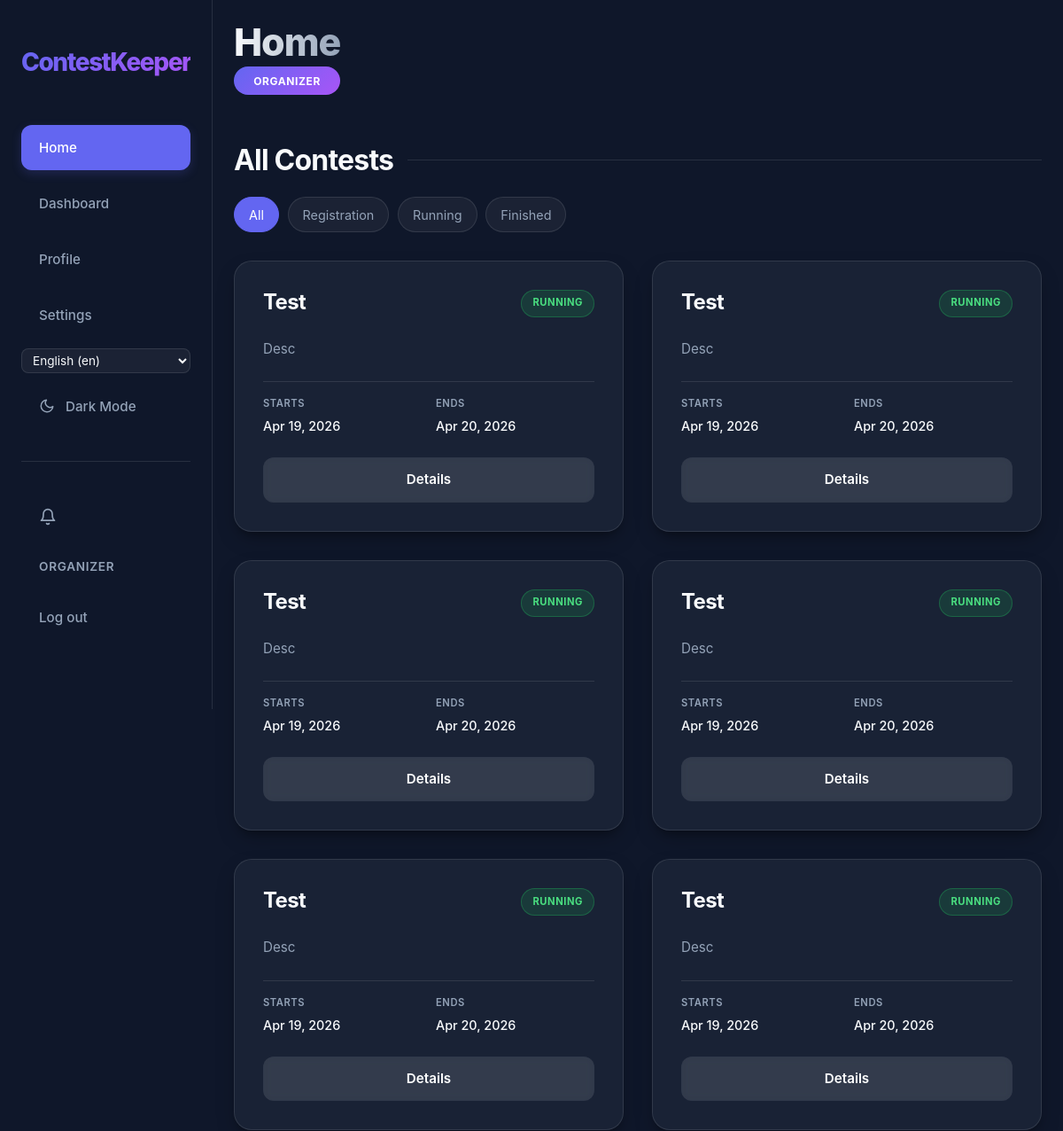
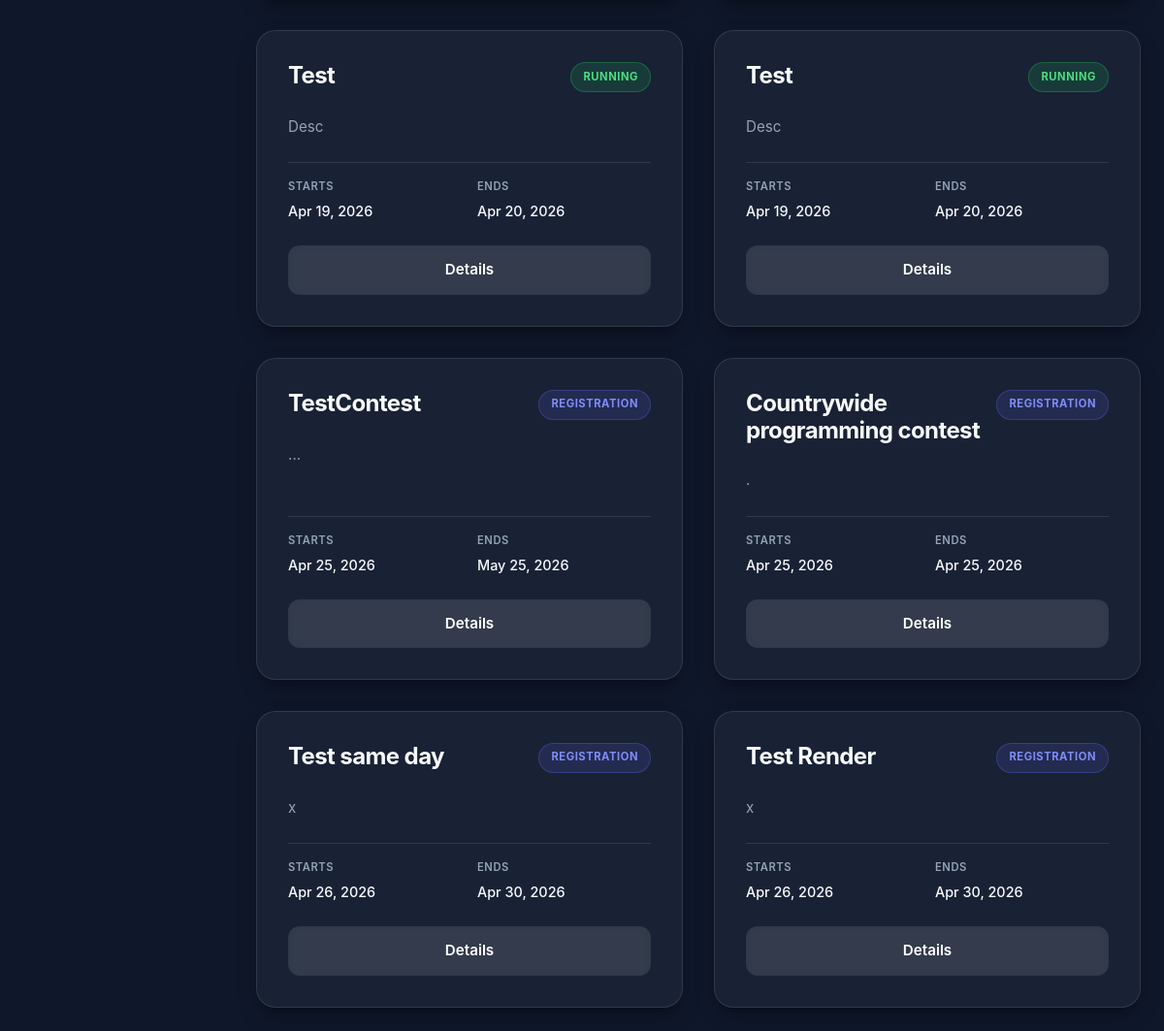
/en/ (signed in), run on an earlier commit of the app's database (2 pictures, top to bottom).
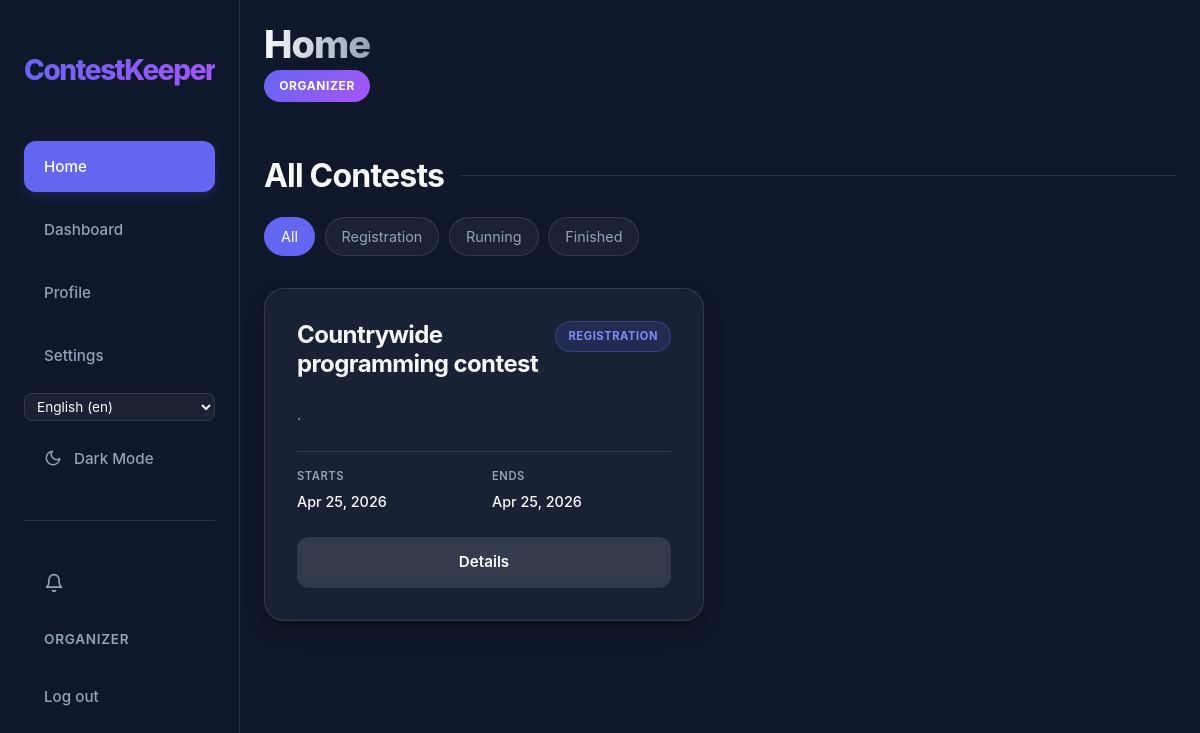
And on a later commit of the database.
### app/models.py (models this page shows, shortened)
class User(AbstractUser):
    class Role(models.TextChoices):
        ORGANIZER = "ORGANIZER", _("Organizer")
        JURY = "JURY", _("Jury")
        PARTICIPANT = "PARTICIPANT", _("Participant")
    username = models.CharField(max_length=20, unique=True)
    bio = models.CharField(max_length=200, blank=True)
    role = models.CharField(choices=Role.choices, default=Role.PARTICIPANT)
    def is_participant(self):
        return self.role == self.Role.PARTICIPANT

class Contest(models.Model):
    class Status(models.TextChoices):
        DRAFT = "DRAFT", _("Draft")
        REGISTRATION = "REGISTRATION", _("Registration")
        RUNNING = "RUNNING", _("Running")
        FINISHED = "FINISHED", _("Finished")
    name = models.CharField(max_length=100)
    description = models.TextField(max_length=500)
    registration_start = models.DateTimeField(null=True, blank=True)
    registration_end = models.DateTimeField(null=True, blank=True)
    start_date = models.DateTimeField()
    end_date = models.DateTimeField()
    max_teams = models.PositiveIntegerField(null=True, blank=True)
    format = models.CharField(max_length=50, blank=True, help_text="e.g. Online, Onsite, Hybrid")
    organizer = models.ForeignKey(User, on_delete=models.CASCADE, related_name="organized_contests", null=True, blank=True)
    status = models.CharField(choices=Status.choices, default=Status.DRAFT)
    is_draft = models.BooleanField(default=True)
    jurys = models.ManyToManyField(User, related_name="judged_contests", blank=True)
    participants = models.ManyToManyField(User, related_name="participated_contests", blank=True)
    teams = models.ManyToManyField(Team, related_name="teams_in_contests", blank=True)

### app/views/views_general.py (the view, shortened to what this page needs)
# urls.py: path("", views.HomeView.as_view(), name="home"),
class HomeView(RedirectToRegisterMixin, TemplateView):
    template_name = "app/core/index.html"
    def get_context_data(self, **kwargs):
        contests = Contest.objects.exclude(status=Contest.Status.DRAFT)
        status_filter = self.request.GET.get("status", "")
        valid_statuses = {choice for choice, _ in Contest.Status.choices if choice != Contest.Status.DRAFT}
        if status_filter in valid_statuses:
            contests = contests.filter(status=status_filter)
        else:
            status_filter = ""
        user_contest = None
        user_team = None
        active_round = None
        user = self.request.user
        return super().get_context_data(
            contests=contests.order_by("start_date", "name"),
            status_filter=status_filter,
            status_choices=[choice for choice in Contest.Status.choices if choice[0] != Contest.Status.DRAFT],
            user_contest=user_contest,
            user_team=user_team,
            active_round=active_round,
            **kwargs,
        )

### app/context_processors.py (called while the page is built)
def notification_count(request):
    if request.user.is_authenticated:
        return {
            'unread_notification_count': request.user.notifications.filter(is_read=False).count()
        }
    return {'unread_notification_count': 0}

### app/templates/app/core/index.html (shortened to what this page needs)
{% extends 'app/core/base.html' %}
{% load static i18n %}
{% block extra_css %}
<link rel="stylesheet" href="{% static 'css/core/home.css' %}">
{% endblock %}
{% block content %}
<header class="dashboard-header">
    <div class="header-left">
        <h1 id="h1">{% trans "Home" %}</h1>
        <span class="role-badge">{{ user.get_role_display }}</span>
    </div>
</header>
<section class="home-contests-section">
    <div class="home-section-header">
        <h2 class="section-title">{% trans "All Contests" %}</h2>
        <div class="filter-bar">
            <a href="{% url 'home' %}" class="filter-btn {% if not status_filter %}active{% endif %}">{% trans "All" %}</a>
            {% for value, label in status_choices %}
            <a href="{% url 'home' %}?status={{ value }}"
                class="filter-btn {% if status_filter == value %}active{% endif %}">{{ label }}</a>
            {% endfor %}
        </div>
    </div>
    <div class="contest-grid">
        {% for contest in contests %}
        <div class="contest-card">
            <div class="contest-card-header">
                <h3>{{ contest.name }}</h3>
                <span class="status-indicator status-{{ contest.status|lower }}">{{ contest.get_status_display }}</span>
            </div>
            <p class="contest-description">{{ contest.description }}</p>
            <div class="contest-details">
                <div class="detail-item">
                    <span class="label">{% trans "Starts" %}</span>
                    <span class="value">{{ contest.start_date|date:"M d, Y" }}</span>
                </div>
                <div class="detail-item">
                    <span class="label">{% trans "Ends" %}</span>
                    <span class="value">{{ contest.end_date|date:"M d, Y" }}</span>
                </div>
            </div>
            <div class="contest-actions">
                <a href="{% url 'contest_detail' contest.id %}" class="btn btn-secondary">{% trans "Details" %}</a>
            </div>
        </div>
        {% endfor %}
    </div>
</section>
{% endblock %}

### app/templates/app/core/base.html (shortened to what this page needs)
{% load static %}
{% load i18n %}
<!DOCTYPE html>
<html lang="en">
<head>
    <link rel="stylesheet" href="{% static 'css/core/common.css' %}">
    <link rel="stylesheet" href="{% static 'css/core/nav.css' %}">
    <link href="{% static 'fonts/origin.css' %}" rel="stylesheet">
    {% block extra_css %}{% endblock %}
</head>
<body>
    {% include 'app/core/nav.html' %}
    <main id="main-content" class="dashboard-container {% block main_class %}{% endblock %}">
        {% block content %}{% endblock %}
    </main>
</body>
</html>

### app/templates/app/core/nav.html (shortened to what this page needs)
{% load static i18n %}
<nav id="nav">
    <div class="nav-container">
        <a href="{% url 'home' %}" class="nav-logo">ContestKeeper</a>
        <div class="nav-links">
            <button data-url="{% url 'home' %}" class="nav-link" id="homeBtn">{% trans "Home" %}</button>
            <button data-url="{% url 'dashboard' %}" class="nav-link" id="dashboardBtn">{% trans "Dashboard" %}</button>
            <button data-url="{% url 'profile' %}" class="nav-link" id="profileBtn">{% trans "Profile" %}</button>
            <button data-url="{% url 'settings' %}" class="nav-link" id="settingsBtn">{% trans "Settings" %}</button>
            <div class="nav-lang-switcher">
                <form action="{% url 'set_language' %}" method="post" style="display: inline;">
                    <select name="language" onchange="this.form.submit()" class="nav-lang-select" aria-label="{% trans 'Select language' %}">
                        {% get_current_language as LANGUAGE_CODE %}
                        {% get_available_languages as LANGUAGES %}
                        {% get_language_info_list for LANGUAGES as languages %}
                        {% for language in languages %}
                            <option value="{{ language.code }}"{% if language.code == LANGUAGE_CODE %} selected{% endif %}>
                                {{ language.name_local }} ({{ language.code }})
                            </option>
                        {% endfor %}
                    </select>
                </form>
            </div>
            <button id="themeToggle" class="nav-link" aria-label="{% trans 'Toggle theme' %}">
                <svg id="themeIcon" width="18" height="18" viewBox="0 0 24 24" fill="none" stroke="currentColor" stroke-width="2" stroke-linecap="round" stroke-linejoin="round" style="margin-right: 0.75rem;">
                    <path d="M21 12.79A9 9 0 1 1 11.21 3 7 7 0 0 0 21 12.79z"></path>
                </svg>
                <span id="themeText">{% if request.COOKIES.theme == 'light' %}{% trans "Light Mode" %}{% else %}{% trans "Dark Mode" %}{% endif %}</span>
            </button>
            <hr class="nav-auth-divider">
            {% if user.is_authenticated %}
            <button data-url="{% url 'notification_list' %}" class="nav-link notification-btn" id="notificationsBtn" aria-label="{% trans 'Notifications' %}">
                <svg width="20" height="20" viewBox="0 0 24 24" fill="none" stroke="currentColor" stroke-width="2" stroke-linecap="round" stroke-linejoin="round">
                    <path d="M18 8A6 6 0 0 0 6 8c0 7-3 9-3 9h18s-3-2-3-9"></path>
                    <path d="M13.73 21a2 2 0 0 1-3.46 0"></path>
                </svg>
            </button>
            <span class="nav-user">{{ user.username }}</span>
            <form method="post" action="{% url 'logout' %}" class="nav-logout-form">
                <button type="submit" class="nav-link">{% trans "Log out" %}</button>
            </form>
            {% else %}
            <a href="{% url 'register' %}" class="nav-link">{% trans "Register" %}</a>
            <a href="{% url 'login' %}" class="nav-link">{% trans "Log in" %}</a>
            {% endif %}
        </div>
    </div>
</nav>

### app/static/css/core/common.css (style rules this page uses)
:root { --nav-width: 260px; --primary: #6366f1; --primary-hover: #4f46e5; --secondary: #a855f7; --bg-dark: #0f172a; --bg-card: rgba(30, 41, 59, 0.7); --text-main: #f8fafc; --text-muted: #94a3b8; --border: rgba(255, 255, 255, 0.1); --glass: rgba(255, 255, 255, 0.05); --glass-hover: rgba(255, 255, 255, 0.1); --input-bg: rgba(15, 23, 42, 0.6); --input-bg-focus: rgba(15, 23, 42, 0.8); --input-text: #ffffff; --shadow-lg: 0 10px 25px -5px rgba(0, 0, 0, 0.3), 0 8px 10px -6px rgba(0, 0, 0, 0.3); }
@media (max-width: 1200px) { :root { --nav-width: 240px; } }
* { margin: 0; box-sizing: border-box; }
html { overflow-x: clip; font-size: clamp(16px, 1vw, 5vw); }
body { background-color: var(--bg-dark); color: var(--text-main); font-family: "Inter", -apple-system, BlinkMacSystemFont, "Segoe UI", Roboto, Helvetica, Arial, sans-serif; line-height: 1.6; min-height: 100vh; overflow-x: clip; }
.dashboard-container { box-sizing: border-box; width: 100%; padding: clamp(0.75rem, min(3vw, 1.5rem), 1.5rem); }
h1, h2, h3 { color: var(--text-main); letter-spacing: -0.025em; }
#h1 { font-size: clamp(2rem, 1.75rem + 1.25vmin, 3.5rem); font-weight: 800; line-height: 1.1; background: linear-gradient(to right, var(--text-main), var(--text-muted)); -webkit-background-clip: text; background-clip: text; -webkit-text-fill-color: transparent; margin-bottom: 0.25rem; }
.header-left { display: flex; flex-direction: column; gap: 0; }
.glass-panel, .contest-card { display: flex; background: var(--bg-card); backdrop-filter: blur(12px); -webkit-backdrop-filter: blur(12px); border: 1px solid var(--border); border-radius: 1.25rem; transition: all 0.4s cubic-bezier(0.4, 0, 0.2, 1); box-shadow: var(--shadow-lg); padding: 2.5rem; flex-direction: column; }
.btn { display: inline-flex; align-items: center; justify-content: center; padding: 0.75rem 1.5rem; border-radius: 0.75rem; font-weight: 600; font-size: 0.95rem; font-family: inherit; text-decoration: none; transition: all 0.2s ease; cursor: pointer; border: 1px solid transparent; gap: 0.5rem; }
.btn-secondary { background: rgba(255, 255, 255, 0.1); color: white; backdrop-filter: blur(4px); }
.role-badge { display: flex; background: linear-gradient(135deg, var(--primary) 0%, var(--secondary) 100%); min-width: fit-content; min-height: fit-content; padding: 0.4rem 0.85rem; justify-content: center; align-items: center; border-radius: 9999px; font-size: 0.75rem; font-weight: 700; text-transform: uppercase; letter-spacing: 0.05em; color: white; }
.dashboard-header { display: flex; justify-content: space-between; align-items: center; margin-bottom: 3rem; }
.contest-grid { display: grid; grid-template-columns: repeat(auto-fill, minmax(clamp(280px, 100%, 400px), 1fr)); gap: clamp(1rem, 3vw, 2rem); }
.form-input, input, textarea, select { width: 100%; background: var(--input-bg); border: 1px solid var(--border); border-radius: 0.8rem; padding: 0.8rem 1rem; color: var(--input-text); font-family: inherit; font-size: 1rem; transition: all 0.3s; }

What changed in the data, as far as the page shows it:
removed Contest: name "Test", status "RUNNING", description "Desc", start_date "Apr 19, 2026", end_date "Apr 20, 2026"
removed Contest: name "Test", status "RUNNING", description "Desc", start_date "Apr 19, 2026", end_date "Apr 20, 2026"
removed Contest: name "Test", status "RUNNING", description "Desc", start_date "Apr 19, 2026", end_date "Apr 20, 2026"
removed Contest: name "Test", status "RUNNING", description "Desc", start_date "Apr 19, 2026", end_date "Apr 20, 2026"
removed Contest: name "Test", status "RUNNING", description "Desc", start_date "Apr 19, 2026", end_date "Apr 20, 2026"
removed Contest: name "Test", status "RUNNING", description "Desc", start_date "Apr 19, 2026", end_date "Apr 20, 2026"
removed Contest: name "Test", status "RUNNING", description "Desc", start_date "Apr 19, 2026", end_date "Apr 20, 2026"
removed Contest: name "Test", status "RUNNING", description "Desc", start_date "Apr 19, 2026", end_date "Apr 20, 2026"
removed Contest: name "TestContest", status "REGISTRATION", description "...", start_date "Apr 25, 2026", end_date "May 25, 2026"
removed Contest: name "Test same day", status "REGISTRATION", description "x", start_date "Apr 26, 2026", end_date "Apr 30, 2026"
removed Contest: name "Test Render", status "REGISTRATION", description "x", start_date "Apr 26, 2026", end_date "Apr 30, 2026"
